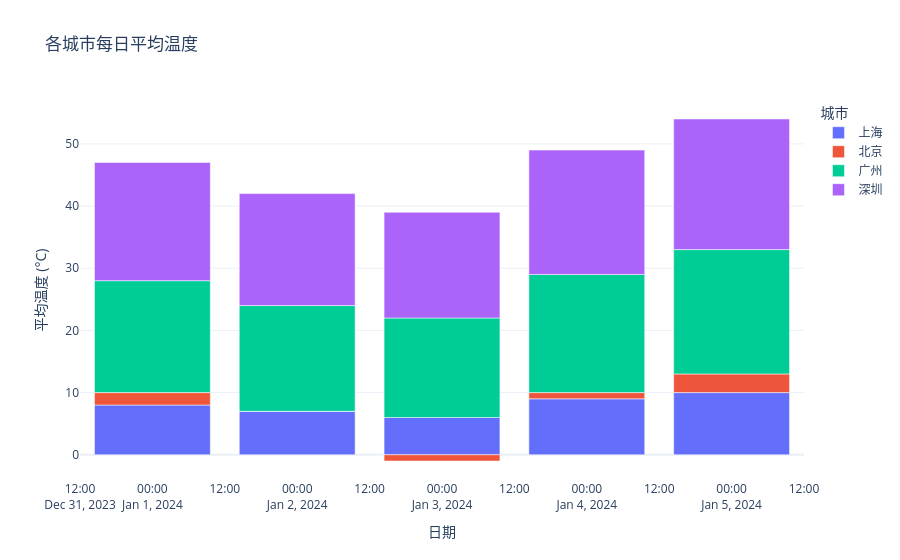

The notebook cell this image was saved under:
### Markdown cell above
## 5. 交互式柱状图

### Code cell
# 按城市和日期计算平均温度
city_date_avg = df.groupby(['city', 'date']).mean().reset_index()

# 创建交互式柱状图
fig = px.bar(city_date_avg, x='date', y='temperature', color='city', title='各城市每日平均温度', labels={'date': '日期', 'temperature': '平均温度 (°C)', 'city': '城市'})

fig.update_layout(xaxis_title='日期', yaxis_title='平均温度 (°C)', legend_title='城市', template='plotly_white')

fig.show()

### Figure 1 — Plotly figure (JSON) as saved in the notebook; plotly's stock layout.template omitted (floating-point values rounded to 4 significant figures)
{"data": [{"hovertemplate": "城市=上海<br>日期=%{x}<br>平均温度 (°C)=%{y}<extra></extra>", "legendgroup": "上海", "marker": {"color": "#636efa", "pattern": {"shape": ""}}, "name": "上海", "orientation": "v", "showlegend": true, "textposition": "auto", "type": "bar", "x": ["2024-01-01T00:00:00.000000000", "2024-01-02T00:00:00.000000000", "2024-01-03T00:00:00.000000000", "2024-01-04T00:00:00.000000000", "2024-01-05T00:00:00.000000000"], "xaxis": "x", "y": [8.0, 7.0, 6.0, 9.0, 10.0], "yaxis": "y"}, {"hovertemplate": "城市=北京<br>日期=%{x}<br>平均温度 (°C)=%{y}<extra></extra>", "legendgroup": "北京", "marker": {"color": "#EF553B", "pattern": {"shape": ""}}, "name": "北京", "orientation": "v", "showlegend": true, "textposition": "auto", "type": "bar", "x": ["2024-01-01T00:00:00.000000000", "2024-01-02T00:00:00.000000000", "2024-01-03T00:00:00.000000000", "2024-01-04T00:00:00.000000000", "2024-01-05T00:00:00.000000000"], "xaxis": "x", "y": [2.0, 0.0, -1.0, 1.0, 3.0], "yaxis": "y"}, {"hovertemplate": "城市=广州<br>日期=%{x}<br>平均温度 (°C)=%{y}<extra></extra>", "legendgroup": "广州", "marker": {"color": "#00cc96", "pattern": {"shape": ""}}, "name": "广州", "orientation": "v", "showlegend": true, "textposition": "auto", "type": "bar", "x": ["2024-01-01T00:00:00.000000000", "2024-01-02T00:00:00.000000000", "2024-01-03T00:00:00.000000000", "2024-01-04T00:00:00.000000000", "2024-01-05T00:00:00.000000000"], "xaxis": "x", "y": [18.0, 17.0, 16.0, 19.0, 20.0], "yaxis": "y"}, {"hovertemplate": "城市=深圳<br>日期=%{x}<br>平均温度 (°C)=%{y}<extra></extra>", "legendgroup": "深圳", "marker": {"color": "#ab63fa", "pattern": {"shape": ""}}, "name": "深圳", "orientation": "v", "showlegend": true, "textposition": "auto", "type": "bar", "x": ["2024-01-01T00:00:00.000000000", "2024-01-02T00:00:00.000000000", "2024-01-03T00:00:00.000000000", "2024-01-04T00:00:00.000000000", "2024-01-05T00:00:00.000000000"], "xaxis": "x", "y": [19.0, 18.0, 17.0, 20.0, 21.0], "yaxis": "y"}], "layout": {"barmode": "relative", "legend": {"title": {"text": "城市"}, "tracegroupgap": 0}, "title": {"text": "各城市每日平均温度"}, "xaxis": {"anchor": "y", "domain": [0, 1], "title": {"text": "日期"}}, "yaxis": {"anchor": "x", "domain": [0, 1], "title": {"text": "平均温度 (°C)"}}}}
